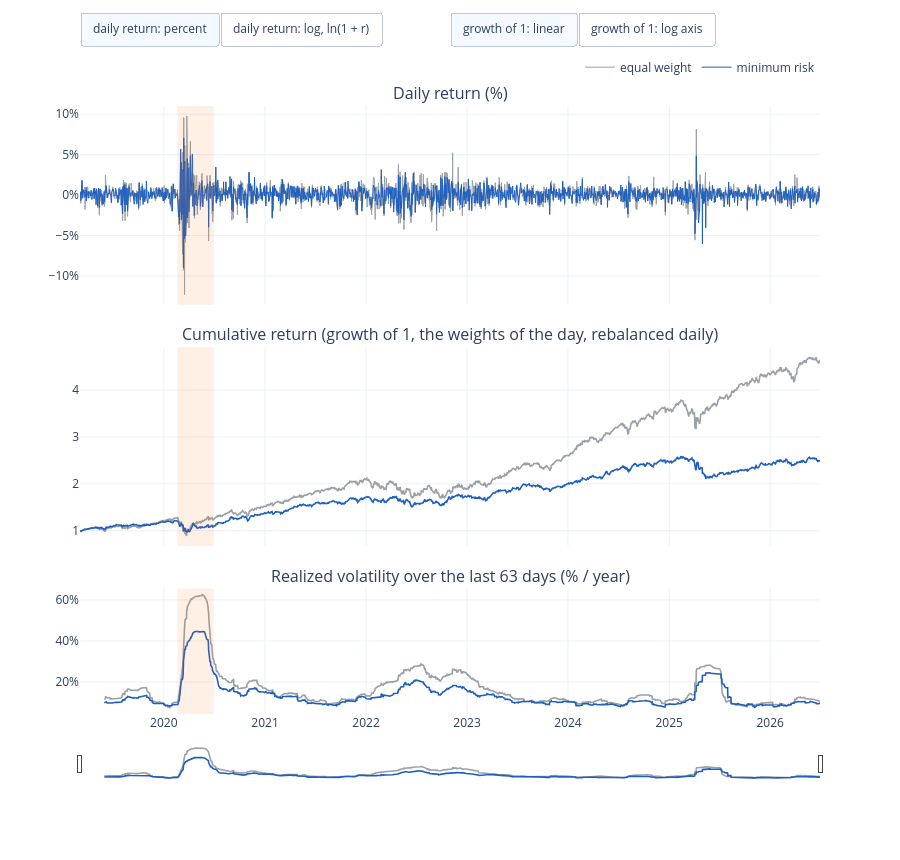

Notebook cell for this chart:
### Code cell
import plotly.graph_objects as go
from plotly.subplots import make_subplots

REFERENCE_COLOR, MODEL_COLOR = '#9aa0a6', '#1f5fbf'          # the colours of the dashboard: the reference (grey) and the model (blue)
CRASH = ('2020-02-19', '2020-06-30')                          # the Covid crash
WINDOW = 63
rolling_volatility = lambda r: r.rolling(WINDOW).std() * np.sqrt(252) * 100

fig = make_subplots(
    rows=3, cols=1, shared_xaxes=True, vertical_spacing=0.07, row_heights=[0.38, 0.38, 0.24],
    subplot_titles=('Daily return (%)', 'Cumulative return (growth of 1, the weights of the day, rebalanced daily)', f'Realized volatility over the last {WINDOW} days (% / year)'),
)
for name, r, color in (('equal weight', equal_weight, REFERENCE_COLOR), ('minimum risk', minimum_risk, MODEL_COLOR)):
    fig.add_trace(go.Scatter(x=r.index, y=r * 100, name=name, legendgroup=name, line=dict(color=color, width=1)), row=1, col=1)
    fig.add_trace(go.Scatter(x=r.index, y=(1 + r).cumprod(), name=name, legendgroup=name, showlegend=False, line=dict(color=color, width=1.6)), row=2, col=1)
    fig.add_trace(go.Scatter(x=r.index, y=rolling_volatility(r), name=name, legendgroup=name, showlegend=False, line=dict(color=color, width=1.6)), row=3, col=1)

# the daily return as a log return, ln(1 + r), hidden until the button is pressed (the cumulative return and the volatility are the same either way)
n_simple = len(fig.data)
for name, r, color in (('equal weight', equal_weight, REFERENCE_COLOR), ('minimum risk', minimum_risk, MODEL_COLOR)):
    fig.add_trace(go.Scatter(x=r.index, y=np.log1p(r) * 100, name=name, legendgroup=name, visible=False, line=dict(color=color, width=1)), row=1, col=1)
simple_view = [True] * n_simple + [False, False]
log_view = [i not in (0, 3) for i in range(n_simple)] + [True, True]      # traces 0 and 3 are the simple daily returns

fig.add_vrect(x0=CRASH[0], x1=CRASH[1], fillcolor='#ef6c00', opacity=0.10, line_width=0, row='all', col=1)
fig.update_yaxes(ticksuffix='%', row=1, col=1)
fig.update_yaxes(ticksuffix='%', row=3, col=1)
fig.update_xaxes(rangeslider=dict(visible=True, thickness=0.05), row=3, col=1)
fig.update_layout(
    template='plotly_white', hovermode='x unified', height=860,
    legend=dict(orientation='h', yanchor='bottom', y=1.04, xanchor='right', x=1),
    updatemenus=[
        dict(type='buttons', direction='right', x=0, y=1.10, xanchor='left', yanchor='bottom', buttons=[
            dict(label='daily return: percent', method='restyle', args=[{'visible': simple_view}]),
            dict(label='daily return: log, ln(1 + r)', method='restyle', args=[{'visible': log_view}]),
        ]),
        dict(type='buttons', direction='right', x=0.50, y=1.10, xanchor='left', yanchor='bottom', buttons=[
            dict(label='growth of 1: linear', method='relayout', args=[{'yaxis2.type': 'linear'}]),
            dict(label='growth of 1: log axis', method='relayout', args=[{'yaxis2.type': 'log'}]),
        ]),
    ],
)
fig

### Figure 1 — Plotly figure (JSON) as saved in the notebook; plotly's stock layout.template omitted (floating-point values rounded to 4 significant figures; data arrays with more than 128 entries replaced by an {"elided": "..."} marker saying what was removed)
{"data": [{"legendgroup": "equal weight", "line": {"color": "#9aa0a6", "width": 1}, "name": "equal weight", "x": {"elided": "1842 str values"}, "y": {"elided": "1842 float values"}, "type": "scatter", "xaxis": "x", "yaxis": "y"}, {"legendgroup": "equal weight", "line": {"color": "#9aa0a6", "width": 1.6}, "name": "equal weight", "showlegend": false, "x": {"elided": "1842 str values"}, "y": {"elided": "1842 float values"}, "type": "scatter", "xaxis": "x2", "yaxis": "y2"}, {"legendgroup": "equal weight", "line": {"color": "#9aa0a6", "width": 1.6}, "name": "equal weight", "showlegend": false, "x": {"elided": "1842 str values"}, "y": {"elided": "1842 float values"}, "type": "scatter", "xaxis": "x3", "yaxis": "y3"}, {"legendgroup": "minimum risk", "line": {"color": "#1f5fbf", "width": 1}, "name": "minimum risk", "x": {"elided": "1842 str values"}, "y": {"elided": "1842 float values"}, "type": "scatter", "xaxis": "x", "yaxis": "y"}, {"legendgroup": "minimum risk", "line": {"color": "#1f5fbf", "width": 1.6}, "name": "minimum risk", "showlegend": false, "x": {"elided": "1842 str values"}, "y": {"elided": "1842 float values"}, "type": "scatter", "xaxis": "x2", "yaxis": "y2"}, {"legendgroup": "minimum risk", "line": {"color": "#1f5fbf", "width": 1.6}, "name": "minimum risk", "showlegend": false, "x": {"elided": "1842 str values"}, "y": {"elided": "1842 float values"}, "type": "scatter", "xaxis": "x3", "yaxis": "y3"}, {"legendgroup": "equal weight", "line": {"color": "#9aa0a6", "width": 1}, "name": "equal weight", "visible": false, "x": {"elided": "1842 str values"}, "y": {"elided": "1842 float values"}, "type": "scatter", "xaxis": "x", "yaxis": "y"}, {"legendgroup": "minimum risk", "line": {"color": "#1f5fbf", "width": 1}, "name": "minimum risk", "visible": false, "x": {"elided": "1842 str values"}, "y": {"elided": "1842 float values"}, "type": "scatter", "xaxis": "x", "yaxis": "y"}], "layout": {"xaxis": {"anchor": "y", "domain": [0.0, 1.0], "matches": "x3", "showticklabels": false}, "yaxis": {"anchor": "x", "domain": [0.6732, 1.0], "ticksuffix": "%"}, "xaxis2": {"anchor": "y2", "domain": [0.0, 1.0], "matches": "x3", "showticklabels": false}, "yaxis2": {"anchor": "x2", "domain": [0.2764, 0.6032]}, "xaxis3": {"anchor": "y3", "domain": [0.0, 1.0], "rangeslider": {"visible": true, "thickness": 0.05}}, "yaxis3": {"anchor": "x3", "domain": [0.0, 0.2064], "ticksuffix": "%"}, "annotations": [{"font": {"size": 16}, "showarrow": false, "text": "Daily return (%)", "x": 0.5, "xanchor": "center", "xref": "paper", "y": 1.0, "yanchor": "bottom", "yref": "paper"}, {"font": {"size": 16}, "showarrow": false, "text": "Cumulative return (growth of 1, the weights of the day, rebalanced daily)", "x": 0.5, "xanchor": "center", "xref": "paper", "y": 0.6032, "yanchor": "bottom", "yref": "paper"}, {"font": {"size": 16}, "showarrow": false, "text": "Realized volatility over the last 63 days (% / year)", "x": 0.5, "xanchor": "center", "xref": "paper", "y": 0.2064, "yanchor": "bottom", "yref": "paper"}], "shapes": [{"fillcolor": "#ef6c00", "line": {"width": 0}, "opacity": 0.1, "type": "rect", "x0": "2020-02-19", "x1": "2020-06-30", "xref": "x", "y0": 0, "y1": 1, "yref": "y domain"}, {"fillcolor": "#ef6c00", "line": {"width": 0}, "opacity": 0.1, "type": "rect", "x0": "2020-02-19", "x1": "2020-06-30", "xref": "x2", "y0": 0, "y1": 1, "yref": "y2 domain"}, {"fillcolor": "#ef6c00", "line": {"width": 0}, "opacity": 0.1, "type": "rect", "x0": "2020-02-19", "x1": "2020-06-30", "xref": "x3", "y0": 0, "y1": 1, "yref": "y3 domain"}], "legend": {"orientation": "h", "yanchor": "bottom", "y": 1.04, "xanchor": "right", "x": 1}, "hovermode": "x unified", "height": 860, "updatemenus": [{"buttons": [{"args": [{"visible": [true, true, true, true, true, true, false, false]}], "label": "daily return: percent", "method": "restyle"}, {"args": [{"visible": [false, true, true, false, true, true, true, true]}], "label": "daily return: log, ln(1 + r)", "method": "restyle"}], "direction": "right", "type": "buttons", "x": 0, "xanchor": "left", "y": 1.1, "yanchor": "bottom"}, {"buttons": [{"args": [{"yaxis2.type": "linear"}], "label": "growth of 1: linear", "method": "relayout"}, {"args": [{"yaxis2.type": "log"}], "label": "growth of 1: log axis", "method": "relayout"}], "direction": "right", "type": "buttons", "x": 0.5, "xanchor": "left", "y": 1.1, "yanchor": "bottom"}]}}
